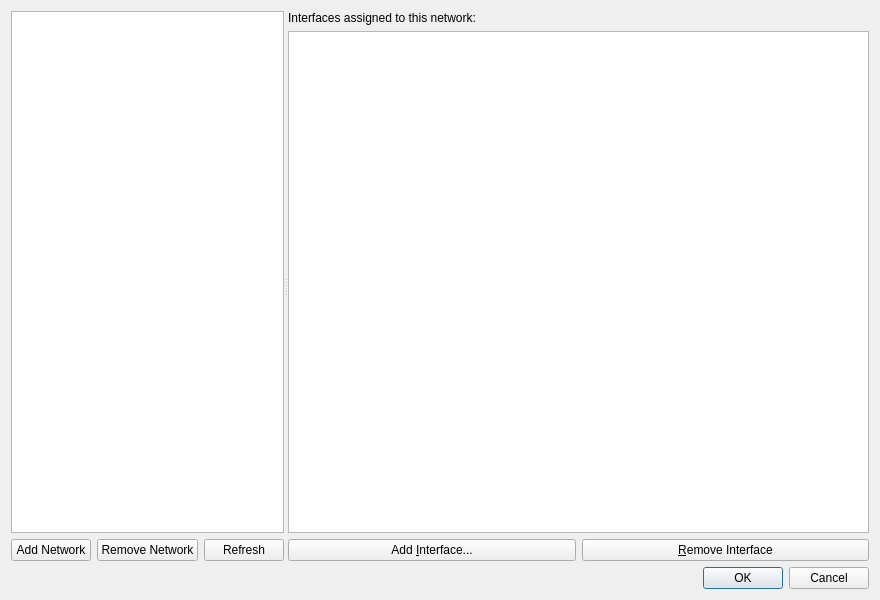
<?xml version="1.0" encoding="UTF-8"?>
<ui version="4.0">
 <class>SetupDialog</class>
 <widget class="QDialog" name="SetupDialog">
  <property name="geometry">
   <rect>
    <x>0</x>
    <y>0</y>
    <width>880</width>
    <height>600</height>
   </rect>
  </property>
  <property name="minimumSize">
   <size>
    <width>600</width>
    <height>400</height>
   </size>
  </property>
  <property name="windowTitle">
   <string>Measurement Setup</string>
  </property>
  <layout class="QVBoxLayout" name="verticalLayout">
   <item>
    <widget class="QWidget" name="widget" native="true">
     <layout class="QVBoxLayout" name="verticalLayout_5">
      <property name="leftMargin">
       <number>0</number>
      </property>
      <property name="topMargin">
       <number>0</number>
      </property>
      <property name="rightMargin">
       <number>0</number>
      </property>
      <property name="bottomMargin">
       <number>0</number>
      </property>
      <item>
       <widget class="QSplitter" name="splitter">
        <property name="orientation">
         <enum>Qt::Horizontal</enum>
        </property>
        <widget class="QWidget" name="widget_4" native="true">
         <layout class="QVBoxLayout" name="verticalLayout_2">
          <property name="leftMargin">
           <number>0</number>
          </property>
          <property name="topMargin">
           <number>0</number>
          </property>
          <property name="rightMargin">
           <number>0</number>
          </property>
          <property name="bottomMargin">
           <number>0</number>
          </property>
          <item>
           <widget class="QTreeView" name="treeView">
            <property name="sizePolicy">
             <sizepolicy hsizetype="Expanding" vsizetype="Expanding">
              <horstretch>2</horstretch>
              <verstretch>0</verstretch>
             </sizepolicy>
            </property>
            <property name="contextMenuPolicy">
             <enum>Qt::CustomContextMenu</enum>
            </property>
            <property name="selectionMode">
             <enum>QAbstractItemView::SingleSelection</enum>
            </property>
            <property name="uniformRowHeights">
             <bool>true</bool>
            </property>
            <attribute name="headerVisible">
             <bool>false</bool>
            </attribute>
           </widget>
          </item>
          <item>
           <widget class="QWidget" name="widget_5" native="true">
            <layout class="QHBoxLayout" name="horizontalLayout_3">
             <property name="leftMargin">
              <number>0</number>
             </property>
             <property name="topMargin">
              <number>0</number>
             </property>
             <property name="rightMargin">
              <number>0</number>
             </property>
             <property name="bottomMargin">
              <number>0</number>
             </property>
             <item>
              <widget class="QPushButton" name="btAddNetwork">
               <property name="text">
                <string>Add Network</string>
               </property>
              </widget>
             </item>
             <item>
              <widget class="QPushButton" name="btRemoveNetwork">
               <property name="text">
                <string>Remove Network</string>
               </property>
              </widget>
             </item>
             <item>
              <widget class="QPushButton" name="btRefreshNetworks">
               <property name="text">
                <string>Refresh</string>
               </property>
              </widget>
             </item>
            </layout>
           </widget>
          </item>
         </layout>
        </widget>
        <widget class="QStackedWidget" name="stackedWidget">
         <property name="sizePolicy">
          <sizepolicy hsizetype="Preferred" vsizetype="Preferred">
           <horstretch>3</horstretch>
           <verstretch>0</verstretch>
          </sizepolicy>
         </property>
         <property name="currentIndex">
          <number>2</number>
         </property>
         <widget class="QWidget" name="emptyPage"/>
         <widget class="QWidget" name="networkPage">
          <layout class="QFormLayout" name="formLayout">
           <item row="0" column="0">
            <widget class="QLabel" name="label">
             <property name="text">
              <string>Network name:</string>
             </property>
            </widget>
           </item>
           <item row="0" column="1">
            <widget class="QLineEdit" name="edNetworkName"/>
           </item>
          </layout>
         </widget>
         <widget class="QWidget" name="interfacesPage">
          <layout class="QVBoxLayout" name="verticalLayout_3">
           <property name="leftMargin">
            <number>0</number>
           </property>
           <property name="topMargin">
            <number>0</number>
           </property>
           <property name="rightMargin">
            <number>0</number>
           </property>
           <property name="bottomMargin">
            <number>0</number>
           </property>
           <item>
            <widget class="QLabel" name="label_2">
             <property name="text">
              <string>Interfaces assigned to this network:</string>
             </property>
            </widget>
           </item>
           <item>
            <widget class="QTreeView" name="interfacesTreeView"/>
           </item>
           <item>
            <widget class="QWidget" name="widget_2" native="true">
             <layout class="QHBoxLayout" name="horizontalLayout">
              <property name="leftMargin">
               <number>0</number>
              </property>
              <property name="topMargin">
               <number>0</number>
              </property>
              <property name="rightMargin">
               <number>0</number>
              </property>
              <property name="bottomMargin">
               <number>0</number>
              </property>
              <item>
               <widget class="QPushButton" name="btAddInterface">
                <property name="text">
                 <string>Add &amp;Interface...</string>
                </property>
               </widget>
              </item>
              <item>
               <widget class="QPushButton" name="btRemoveInterface">
                <property name="text">
                 <string>&amp;Remove Interface</string>
                </property>
               </widget>
              </item>
             </layout>
            </widget>
           </item>
          </layout>
         </widget>
         <widget class="QWidget" name="candbsPage">
          <layout class="QVBoxLayout" name="verticalLayout_4">
           <property name="leftMargin">
            <number>0</number>
           </property>
           <property name="topMargin">
            <number>0</number>
           </property>
           <property name="rightMargin">
            <number>0</number>
           </property>
           <property name="bottomMargin">
            <number>0</number>
           </property>
           <item>
            <widget class="QTreeView" name="candbsTreeView">
             <property name="alternatingRowColors">
              <bool>false</bool>
             </property>
             <property name="uniformRowHeights">
              <bool>false</bool>
             </property>
            </widget>
           </item>
           <item>
            <widget class="QWidget" name="widget_3" native="true">
             <layout class="QHBoxLayout" name="horizontalLayout_2">
              <property name="leftMargin">
               <number>0</number>
              </property>
              <property name="topMargin">
               <number>0</number>
              </property>
              <property name="rightMargin">
               <number>0</number>
              </property>
              <property name="bottomMargin">
               <number>0</number>
              </property>
              <item>
               <widget class="QPushButton" name="btAddDatabase">
                <property name="text">
                 <string>Add &amp;Database...</string>
                </property>
                <property name="icon">
                 <iconset theme="list-add"/>
                </property>
               </widget>
              </item>
              <item>
               <widget class="QPushButton" name="btRemoveDatabase">
                <property name="text">
                 <string>&amp;Remove Database</string>
                </property>
                <property name="icon">
                 <iconset theme="list-remove"/>
                </property>
               </widget>
              </item>
              <item>
               <widget class="QPushButton" name="btReloadDatabases">
                <property name="text">
                 <string>Reload DBC</string>
                </property>
                <property name="icon">
                 <iconset theme="system-reboot"/>
                </property>
               </widget>
              </item>
             </layout>
            </widget>
           </item>
          </layout>
         </widget>
        </widget>
       </widget>
      </item>
     </layout>
    </widget>
   </item>
   <item>
    <widget class="QDialogButtonBox" name="buttonBox">
     <property name="orientation">
      <enum>Qt::Horizontal</enum>
     </property>
     <property name="standardButtons">
      <set>QDialogButtonBox::Cancel|QDialogButtonBox::Ok</set>
     </property>
     <property name="centerButtons">
      <bool>false</bool>
     </property>
    </widget>
   </item>
  </layout>
 </widget>
 <resources/>
 <connections>
  <connection>
   <sender>buttonBox</sender>
   <signal>accepted()</signal>
   <receiver>SetupDialog</receiver>
   <slot>accept()</slot>
   <hints>
    <hint type="sourcelabel">
     <x>266</x>
     <y>825</y>
    </hint>
    <hint type="destinationlabel">
     <x>157</x>
     <y>274</y>
    </hint>
   </hints>
  </connection>
  <connection>
   <sender>buttonBox</sender>
   <signal>rejected()</signal>
   <receiver>SetupDialog</receiver>
   <slot>reject()</slot>
   <hints>
    <hint type="sourcelabel">
     <x>334</x>
     <y>825</y>
    </hint>
    <hint type="destinationlabel">
     <x>286</x>
     <y>274</y>
    </hint>
   </hints>
  </connection>
 </connections>
</ui>
